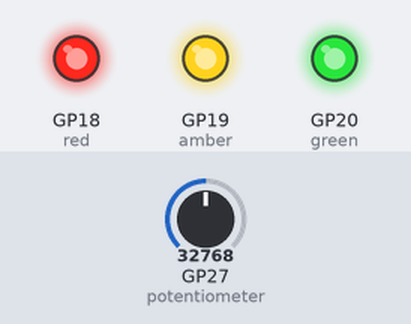
Recording of a program running on a simulated Raspberry Pi Pico running MicroPython. On the bench: output pins drawn as LEDs (lit = HIGH). The inputs (shaded band) are chosen by the test bench; at power-on: GP27 (potentiometer) = 32768 (analog values on the 0–65535 scale). What the program prints to the serial console is not drawn.

Above: at 1.2 s.
1.3 s: GP27 (potentiometer) set to 7864
At 1.9 s:
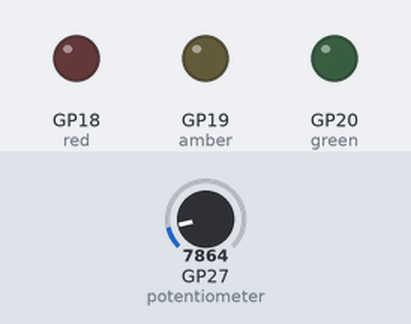
4.8 s: GP27 (potentiometer) set to 0
At 5.6 s:
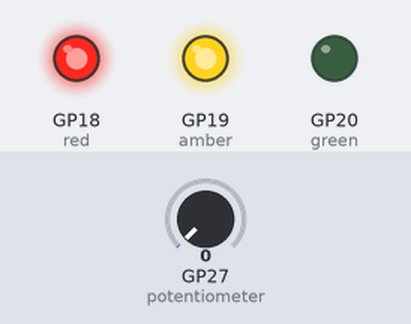
Timing chart, 0 to 5.2 s (numbered marks = the images above; inputs shaded):
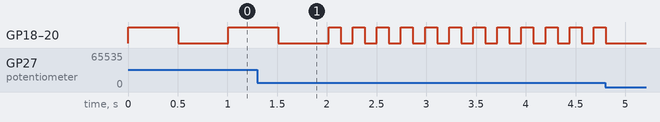

Measured:
- by itself, GP18 (red), GP19 (amber), GP20 (green): repeats every 0.24 s: HIGH 0.12 s, LOW 0.12 s

The program:

flash_leds_w_analogue_values.py
```python
# Imports
from machine import ADC, Pin
import time

# Set up the potentiometer on ADC pin 27
potentiometer = ADC(Pin(27))

# Set up the red LED
red = Pin(18, Pin.OUT)
amber = Pin(19, Pin.OUT)
green = Pin(20, Pin.OUT)

mydelay = 0

while True:
    # Update delay with potentiometer reading
    mydelay = potentiometer.read_u16() / 65000
    print(mydelay)

    # LEDs on for variable delay period
    red.value(1)
    amber.value(1)
    green.value(1)
    time.sleep(mydelay)

    # LEDs off for variable delay period
    red.value(0)
    amber.value(0)
    green.value(0)
    time.sleep(mydelay)
```
